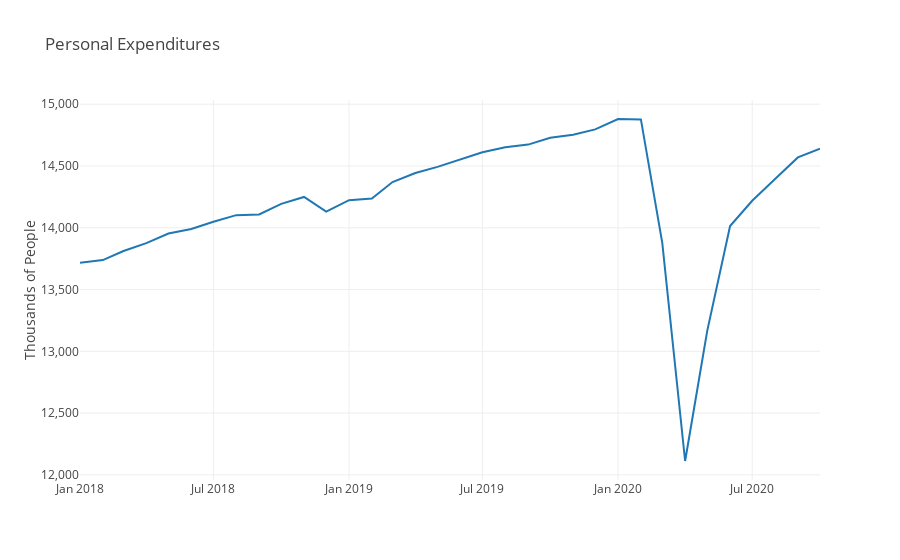

Source (notebook cell):
### Code cell
df = pdr.get_data_fred('PAYEMS', start=dt.datetime(2006,1,1), end=end)

fig3 = go.Figure()

fig3.add_trace(go.Scatter(x=df.index, y=df['PAYEMS'], name='All Employees, Total Nonfarm'))

fig3.update_layout(template='none', title='All Employees, Total Nonfarm<br>Total Nonfarm Payroll is a measure of how many jobs were added or lost to the economy', title_x=0.05, height=600, autosize=True,legend=dict(
    orientation="h",
    yanchor="bottom",
    y=1.02,
    xanchor="right",
    x=1
))

fig3.update_yaxes(title_text="Thousands of People",tickformat=",")

### Figure 1 — Plotly figure (JSON) as saved in the notebook; plotly's stock layout.template omitted (floating-point values rounded to 4 significant figures)
{"data": [{"name": "All Employees, Total Nonfarm", "type": "scatter", "x": ["2018-01-01T00:00:00", "2018-02-01T00:00:00", "2018-03-01T00:00:00", "2018-04-01T00:00:00", "2018-05-01T00:00:00", "2018-06-01T00:00:00", "2018-07-01T00:00:00", "2018-08-01T00:00:00", "2018-09-01T00:00:00", "2018-10-01T00:00:00", "2018-11-01T00:00:00", "2018-12-01T00:00:00", "2019-01-01T00:00:00", "2019-02-01T00:00:00", "2019-03-01T00:00:00", "2019-04-01T00:00:00", "2019-05-01T00:00:00", "2019-06-01T00:00:00", "2019-07-01T00:00:00", "2019-08-01T00:00:00", "2019-09-01T00:00:00", "2019-10-01T00:00:00", "2019-11-01T00:00:00", "2019-12-01T00:00:00", "2020-01-01T00:00:00", "2020-02-01T00:00:00", "2020-03-01T00:00:00", "2020-04-01T00:00:00", "2020-05-01T00:00:00", "2020-06-01T00:00:00", "2020-07-01T00:00:00", "2020-08-01T00:00:00", "2020-09-01T00:00:00", "2020-10-01T00:00:00"], "y": [13720.0, 13740.0, 13810.0, 13880.0, 13950.0, 13990.0, 14050.0, 14100.0, 14110.0, 14190.0, 14250.0, 14130.0, 14220.0, 14240.0, 14370, 14440.0, 14493, 14560.0, 14610.0, 14650.0, 14670.0, 14730.0, 14750.0, 14800.0, 14880.0, 14880.0, 13880.0, 12110.0, 13170.0, 14010.0, 14220.0, 14390.0, 14570.0, 14640.0]}], "layout": {"autosize": true, "legend": {"orientation": "h", "x": 1, "xanchor": "right", "y": 1.02, "yanchor": "bottom"}, "title": {"text": "Personal Expenditures", "x": 0.05}, "xaxis": {"autorange": true, "range": ["2018-01-01", "2020-10-01"], "type": "date"}, "yaxis": {"autorange": true, "range": [11960.0, 15030.0], "tickformat": ",", "title": {"text": "Thousands of People"}, "type": "linear"}}}
